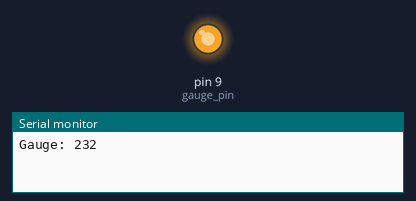
A sketch run on a simulated Arduino Uno, built with avr-gcc and run on an emulated ATmega328P. Shown: output pins drawn as LEDs (lit = HIGH), the last lines printed to the serial monitor. Random numbers use the default seed unless the sketch sets one.

Above: at 0.05 s.
At 2.05 s:
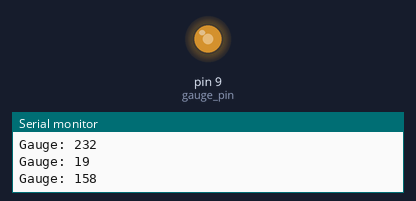
At 4.0 s:
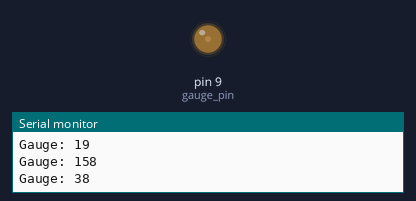
Timing chart, 0 to 5.2 s (numbered marks = the images above):
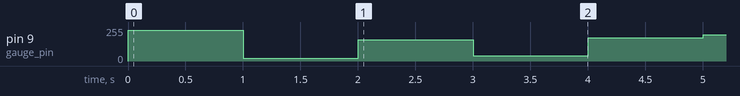

The sketch:

randomise.ino
```cpp
int gauge_pin = 9;           // the pin that the LED is attached to
int gauge_value;

void setup()  {
  // declare pin 9 to be an output:
  pinMode(gauge_pin, OUTPUT);
  Serial.begin(115200);
}

// the loop routine runs over and over again forever:
void loop()  {
  gauge_value = random(0, 255);
  analogWrite(gauge_pin, gauge_value);
  Serial.print("Gauge: ");
  Serial.println(gauge_value);
  delay(1000);
}
```
